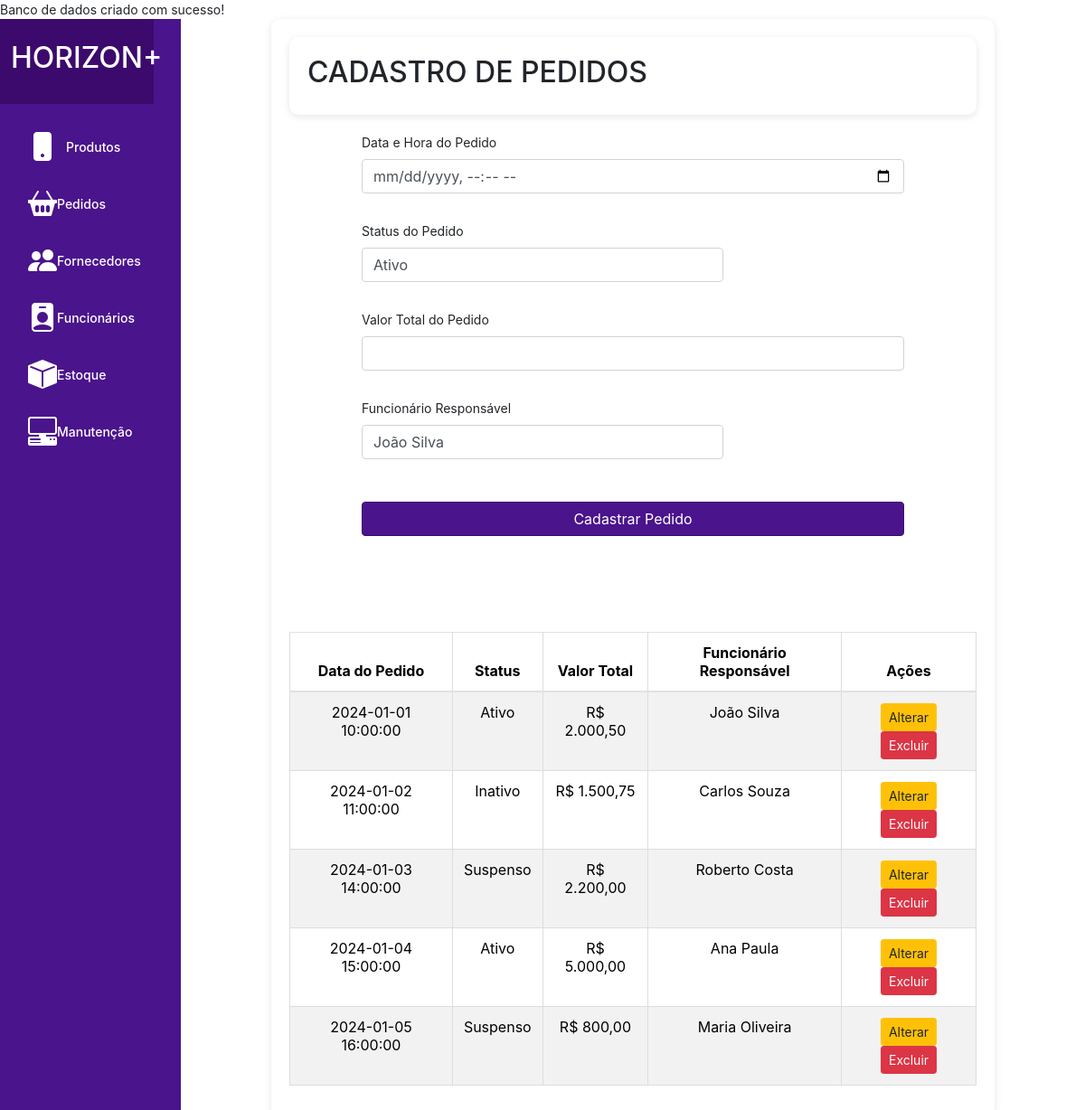
The page /pedidos.php on the database its author committed.
### tables this page shows
CREATE TABLE IF NOT EXISTS pedidos (
    pedido_id INT(11) AUTO_INCREMENT PRIMARY KEY,
    data_pedido DATETIME NOT NULL,
    status ENUM('Ativo', 'Inativo', 'Suspenso') NOT NULL,
    valor_total DECIMAL(10,2),
    funcionario_id INT NOT NULL,
    FOREIGN KEY (funcionario_id) REFERENCES funcionarios(funcionario_id)
);

CREATE TABLE IF NOT EXISTS funcionarios (
    funcionario_id INT(11) AUTO_INCREMENT PRIMARY KEY,
    nome VARCHAR(100) NOT NULL,
    cargo VARCHAR(50) NOT NULL,
    setor_id INT NOT NULL,
    telefone VARCHAR(20),
    email VARCHAR(100) NOT NULL,
    data_admissao DATE NOT NULL,
    salario VARCHAR(20),
    metodo_pagamento VARCHAR(500),
    FOREIGN KEY (setor_id) REFERENCES setores(setor_id)
);

### pedidos.php (the view, shortened to what this page needs)
<?php
include 'config.php';
$sql_pedidos = "SELECT p.pedido_id, p.data_pedido, p.status, p.valor_total, f.nome AS nome_funcionario
                FROM pedidos p
                JOIN funcionarios f ON p.funcionario_id = f.funcionario_id";
$stmt_pedidos = $conn->prepare($sql_pedidos);
$stmt_pedidos->execute();
$result_pedidos = $stmt_pedidos->fetchAll(PDO::FETCH_ASSOC);
$sql_funcionarios = "SELECT funcionario_id, nome FROM funcionarios";
$stmt_funcionarios = $conn->prepare($sql_funcionarios);
$stmt_funcionarios->execute();
$result_funcionarios = $stmt_funcionarios->fetchAll(PDO::FETCH_ASSOC);
?>
<!DOCTYPE html>
<html lang="pt-br">
<head>
    <link rel="stylesheet" href="src/css/styles.css">
    <link href="https://cdn.jsdelivr.net/npm/bootstrap@5.3.3/dist/css/bootstrap.min.css" rel="stylesheet">
    <link href="https://stackpath.bootstrapcdn.com/bootstrap/4.5.2/css/bootstrap.min.css" rel="stylesheet">
    <link rel="stylesheet" href="https://cdnjs.cloudflare.com/ajax/libs/bootstrap-icons/1.10.3/font/bootstrap-icons.min.css">
    <link rel="stylesheet" href="src/css/styles.css">
</head>
<body>
    <body>
    <div class="container-fluid">
        <div class="row">
        <nav class="col-md-2 d-none d-md-block bg-purple sidebar">
                <div class="logo text-center py-4">
                    <h2>HORIZON+</h2>
                </div>
                <div class="sidebar-sticky">
                    <ul class="nav flex-column">
                        <li class="nav-item">
                            <a class="nav-link active" href="produtos.php">
                                <i class="bi bi-phone-fill icon-large"></i>
                                <span>Produtos</span>
                            </a>
                        </li>
                        <li class="nav-item"><a class="nav-link" href="pedidos.php"><i class="bi bi-basket2-fill icon-large"></i> Pedidos</a></li>
                        <li class="nav-item"><a class="nav-link" href="fornecedores.php"><i class="bi bi-people-fill icon-large"></i> Fornecedores</a></li>
                        <li class="nav-item"><a class="nav-link" href="funcionarios.php"><i class="bi bi-person-badge-fill icon-large"></i> Funcionários</a></li>
                        <li class="nav-item"><a class="nav-link" href="estoque.php"><i class="bi bi-box-fill icon-large"></i> Estoque</a></li>
                        <li class="nav-item"><a class="nav-link" href="manutencao.php"><i class="bi bi-pc-display-horizontal icon-large"></i> Manutenção</a></li>
                    </ul>
                </div>
            </nav>
            <main role="main" class="container">
                <div class="container">
                    <h1 class="h2">CADASTRO DE PEDIDOS</h1>
                </div>
                <form method="POST" action="create.php">
                    <div class="mb-3">
                        <label for="data_pedido" class="form-label">Data e Hora do Pedido</label>
                        <input type="datetime-local" name="data_pedido" class="form-control" id="data_pedido" required>
                    </div>
                    <div class="mb-3">
                        <label for="status" class="form-label">Status do Pedido</label>
                        <select class="form-control" id="status" name="status" required>
                            <option value="Ativo">Ativo</option>
                        </select>
                    </div>
                    <div class="mb-3">
                        <label for="valor_total" class="form-label">Valor Total do Pedido</label>
                        <input type="text" class="form-control" id="valor_total" name="valor_total" required>
                    </div>
                    <div class="mb-3">
                        <label for="funcionario_responsavel" class="form-label">Funcionário Responsável</label>
                        <select class="form-control" id="funcionario_responsavel" name="funcionario_id" required>
                            <?php foreach ($result_funcionarios as $funcionario) { ?>
                                <option value="<?= $funcionario['funcionario_id'] ?>"><?= htmlspecialchars($funcionario['nome']) ?></option>
                            <?php } ?>
                        </select>
                    </div>
                    <button type="submit" class="btn btn-primary">Cadastrar Pedido</button>
                </form>
                <h2 class="mt-5">Pedidos Cadastrados</h2>
                <table class="table table-striped">
                    <thead>
                        <tr>
                            <th>Data do Pedido</th>
                            <th>Status</th>
                            <th>Valor Total</th>
                            <th>Funcionário Responsável</th>
                            <th>Ações</th>
                        </tr>
                    </thead>
                    <tbody>
                        <?php foreach ($result_pedidos as $pedido) { ?>
                            <tr>
                                <td><?= htmlspecialchars($pedido['data_pedido']) ?></td>
                                <td><?= htmlspecialchars($pedido['status']) ?></td>
                                <td>R$ <?= number_format($pedido['valor_total'], 2, ',', '.') ?></td>
                                <td><?= htmlspecialchars($pedido['nome_funcionario']) ?></td>
                                <td>
                                    <a href="update_pedidos.php?id=<?= $pedido['pedido_id'] ?>" class="btn btn-warning btn-sm">Alterar</a>
                                    <a href="delete_pedidos.php?id=<?= $pedido['pedido_id'] ?>" class="btn btn-danger btn-sm">Excluir</a>
                                </td>
                            </tr>
                        <?php } ?>
                    </tbody>
                </table>
            </main>
        </div>
    </div>
</body>
</html>

### src/css/styles.css (style rules this page uses)
:root { --bg-purple: #4A148C; --depp-purple: #3c096c; --text-white: #fff; --font-size-logo: 1.5rem; --font-weight-bold: bold; --font-size-base: 0.875rem; --padding-top-sidebar: 0; --margin-bottom-logo: 20px; --icon-size-small: 16px; --icon-size-medium: 24px; --icon-size-large: 32px; }
body { font-size: var(--font-size-base); }
select { width: 400px !important; }
.sidebar { background-color: var(--bg-purple); height: auto; padding-top: var(--padding-top-sidebar); }
.sidebar .logo { position: relative; text-align: center; color: var(--text-white); font-size: var(--font-size-logo); font-weight: bolder; padding: 15px; margin: 0; margin-left: -15px; width: 100%; max-width: 100%; background-color: var(--deep-purple); }
.sidebar .nav-link { color: var(--text-white); font-weight: 500; display: flex; align-items: center; margin-top: 15px; }
.sidebar .nav-link.active { color: var(--text-white); }
.sidebar .nav-link span { margin-left: 10px; }
.sidebar-sticky { position: -webkit-sticky; position: sticky; top: 0; height: calc(100vh - 48px); padding-top: 0.5rem; overflow-x: hidden; overflow-y: auto; }
input { display: block; height: 37px; border: 1px solid #ccc; border-radius: 4px; padding: 4px 10px; }
.icon-large { font-size: var(--icon-size-large); }
@media (max-width: 1200px) { .sidebar .logo { font-size: calc(var(--font-size-logo) * 0.9); padding: 12px; } }

### pedidos.php (style rules this page uses)
:root { --bg-purple: #4A148C; --deep-purple: #3c096c; --text-white: #fff; --border-color: #ddd; }
.container { width: 100%; max-width: 800px; padding: 20px; background-color: white; box-shadow: 0 2px 8px rgba(0, 0, 0, 0.1); border-radius: 10px; margin-bottom: 20px; }
h2 { font-weight: 500; color: white; text-align: center; }
form { display: flex; flex-direction: column; gap: 15px; align-items: center; }
.form-group, .mb-3 { display: flex; flex-direction: column; width: 100%; max-width: 600px; text-align: left; }
input, select { padding: 10px; font-size: 1rem; border: 1px solid var(--border-color); border-radius: 8px; background-color: #f9f9f9; width: 100%; }
button { padding: 12px; font-size: 1rem; color: var(--text-white); background-color: var(--bg-purple); border: none; border-radius: 8px; cursor: pointer; font-weight: 500; transition: background-color 0.3s ease; width: 100%; max-width: 600px; margin-top: 20px; }
.table { width: 100%; border-collapse: collapse; margin-top: 20px; }
th, td { padding: 14px; text-align: center; border: 1px solid var(--border-color); }
th { background-color: var(--bg-purple); color: var(--text-white); }
td { background-color: #f9f9f9; }
.btn-primary { margin-top: 2%; margin-left: 0%; width: 100%; background-color: var(--bg-purple); border-color: var(--depp-purple); }

### rows shown on the page
pedidos: data_pedido "2024-01-01 10:00:00", status "Ativo", valor_total "2.000,50", funcionario.nome "João Silva"
pedidos: data_pedido "2024-01-02 11:00:00", status "Inativo", valor_total "1.500,75", funcionario.nome "Carlos Souza"
pedidos: data_pedido "2024-01-03 14:00:00", status "Suspenso", valor_total "2.200,00", funcionario.nome "Roberto Costa"
pedidos: data_pedido "2024-01-04 15:00:00", status "Ativo", valor_total "5.000,00", funcionario.nome "Ana Paula"
pedidos: data_pedido "2024-01-05 16:00:00", status "Suspenso", valor_total "800,00", funcionario.nome "Maria Oliveira"

### other values the page prints
form field funcionario_id "João Silva"
